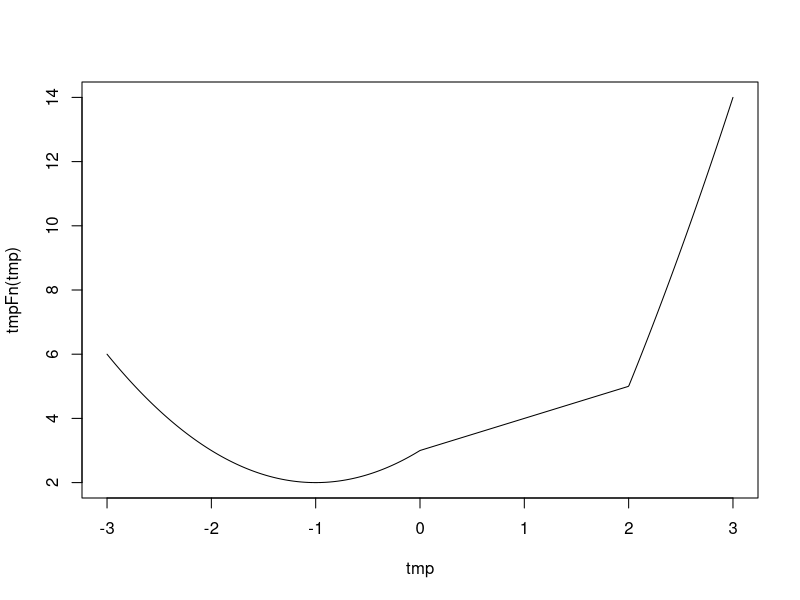

Source code (R):
#Xu Xu
#1
#(a)
tmpFn1 <- function(xVec){
  return(xVec^(1:length(xVec)))
}

tmpFn2 <- function(xVec){
  return(xVec^(1:length(xVec))/(1:length(xVec)))
}

#(b)
tmpFn3 <- function(x,n){
  return(1+sum(x^(1:n)/(1:n)))
}

#2
tmpFn <-function(xVec){
  n<-length(xVec)
  return((xVec[1:(n-2)]+xVec[2:(n-1)]+xVec[3:n])/3)
}

#3
tmpFn <- function(xVec){
  ifelse(xVec<0, xVec^2+2*xVec+3, ifelse(xVec<2, xVec+3, xVec^2+4*xVec-7))
}
tmp <- seq(-3, 3, len=1000)
plot(tmp, tmpFn(tmp), type="l")

#4
tmpFn <-function(mat){
  mat[mat%%2==1]<-2*mat[mat%%2==1]
  return(mat)
}

#5
tmpFn <- function(n, k){
  tmp <- diag(k, nr=n)
  tmp[abs(row(tmp)-col(tmp))==1]<-1
  return(tmp)
}

#6
quadrant <- function(alpha){
  return(1+(alpha%%360)%/%90)
}

#7
#(a)
weekday <- function(day, month, year){
  month<-month-2
  if(month<=0) {
    month<-month + 12
    year<-year-1
  }
  c<-year%/%100
  year<-year%%100
  tmp<-floor(2.6*month-0.2)+day+year+year%/% 4+c%/%4-2*c
  return(c("Sunday","Monday","Tuesday","Wednesday","Thursday","Friday","Saturday")[1+tmp%%7])
}

#(b)yes

#8
#(a)
testLoop <- function(n){
  xVec<-rep(NA, n-1)
  xVec[1]<-1
  xVec[2]<-2
  for(j in 3:(n-1))
      xVec[j]<-xVec[j-1]+2/xVec[j-1]
  return(xVec)
}

#(b)
testLoop2 <- function(yVec){
  n<-length(yVec)
  sum(exp(seq(along=yVec)))
}

#9
#(a)
quadmap <- function(start, rho, niter){
  xVec<-rep(NA,niter)
  xVec[1]<-start
  for(i in 1:(niter-1)){
    xVec[i+1]<-rho*xVec[i]*(1-xVec[i])
  }
  return(xVec)
}

#(b)
quadmap2 <- function(start, rho){
  x1<-start
  x2<-rho*x1*(1-x1)
  niter<-1
  while(abs(x1-x2)>=0.02){
    x1<-x2
    x2<-rho*x1*(1-x1)
    niter<-niter+1
  }
  return(niter)
}

#10
#(a)
tmpFn <- function(xVec){
  xc<-xVec-mean(xVec)
  denom<-sum(xc^2)
  n<-length(xVec)
  r1<-sum(xc[2:n]*xc[1:(n-1)])/denom
  r2<-sum(xc[3:n]*xc[1:(n-2)])/denom
  return(list(r1=r1, r2=r2))
}

#(b)
tmpFn <- function(x, k){
  xc<-x-mean(x)
  denom<-sum(xc^2)
  n<-length(x)
  tmpF<-function(j){sum(xc[(j+1):n]*xc[1:(n-j)])/denom}
  return(c(1, sapply(1:k, tmpF)))
}
